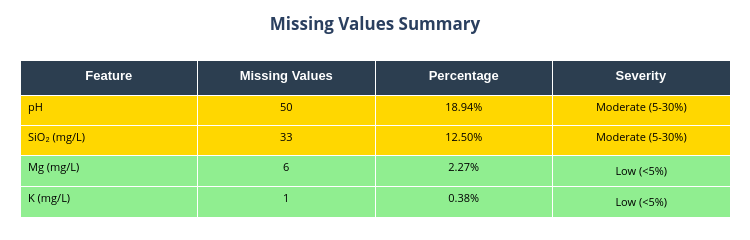

Write notebook code for a chart like this one.
### Code cell
### Get missing value statistics 

missing_values = df.isnull().sum()
miss_perc = (missing_values / len(df)) * 100
missing_data = pd.concat([missing_values, miss_perc.round(1)], axis=1)
missing_data.columns = ['Missing Values', 'Percentage']
missing_data = missing_data[missing_data['Missing Values'] > 0].sort_values('Percentage', ascending=False)

cols_less_5 = miss_perc[miss_perc < 5].index.tolist()
cols_5_to_30 = miss_perc[(miss_perc >=5) & (miss_perc < 30)].index.tolist()
cols_greater_30 = miss_perc[miss_perc >= 30].index.tolist()

print("="*50)
print("MISSING VALUE ANALYSIS RESULTS")
print("="*50)
print("\nMissing Value Summary:")
print("-"*20)
print(missing_data if not missing_data.empty else "No missing values found in the dataset")

plt.figure(figsize=(12, 6))
plt.title('Missing Value Distribution Heatmap', fontsize=14, pad=20)
cols_to_plot = [col for col in df.columns if col != 'well_sample']
sns.heatmap(df[cols_to_plot].isnull(), cbar=False, cmap='inferno', yticklabels=False)
plt.xticks(rotation=45)
plt.tight_layout()
plt.show()
plt.close()

print("\n" + "="*50)
print("MISSING VALUES BY PERCENTAGE RANGE")
print("="*50)

print('\n>>> Columns with <5% missing values:')
print("-"*30)
if cols_less_5:
    for col in cols_less_5:
        print(f'{col}: {miss_perc[col]:.2f}%')
else:
    print('No features with <5% missing values')

print('\n>>> Columns with 5-30% missing values:')
print("-"*30)
if cols_5_to_30:
    for col in cols_5_to_30:
        print(f'{col}: {miss_perc[col]:.2f}%')
else:
    print('No features with 5-30% missing values')

print('\n>>> Columns with >30% missing values:')
print("-"*30)
if cols_greater_30:
    for col in cols_greater_30:
        print(f'{col}: {miss_perc[col]:.2f}%')
else:
    print('No features with >30% missing values')
print("\n" + "="*50)

missing_values = df.isnull().sum()
miss_perc = (missing_values / len(df)) * 100
missing_data = pd.DataFrame({
    'Feature': missing_values.index,
    'Missing Values': missing_values.values,
    'Percentage': miss_perc.round(2).values
})
missing_data = missing_data[missing_data['Missing Values'] > 0].sort_values('Percentage', ascending=False)

# Add severity category
def categorize_severity(percentage):
    if percentage < 5:
        return 'Low (<5%)'
    elif percentage < 30:
        return 'Moderate (5-30%)'
    else:
        return 'High (>30%)'

missing_data['Severity'] = missing_data['Percentage'].apply(categorize_severity)

def get_color(percentage):
    if percentage < 5:
        return '#90EE90'      
    elif percentage < 30:
        return '#FFD700'    
    else:
        return '#FF6B6B'

row_colors = [get_color(p) for p in missing_data['Percentage']]

fig = go.Figure(data=[go.Table(
    header=dict(
        values=['<b>Feature</b>', '<b>Missing Values</b>', '<b>Percentage</b>', '<b>Severity</b>'],
        fill_color='#2C3E50',
        font=dict(color='white', size=13, family='Arial'),
        align='center',
        height=35
    ),
    cells=dict(
        values=[
            missing_data['Feature'],
            missing_data['Missing Values'],
            missing_data['Percentage'].apply(lambda x: f'{x:.2f}%'),
            missing_data['Severity']
        ],
        fill_color=[row_colors],
        font=dict(color='black', size=11),
        align=['left', 'center', 'center', 'center'],
        height=30
    )
)])

fig.update_layout(
    title={'text': '<b>Missing Values Summary</b>', 'x': 0.5, 'xanchor': 'center'},
    width=750,
    height=min(500, len(missing_data) * 35 + 100),
    margin=dict(l=20, r=20, t=60, b=20)
)

fig.show()

print(f"\nTotal features with missing values: {len(missing_data)}")
print(f"Average missing: {missing_data['Percentage'].mean():.2f}%")

### Figure 1 — Plotly figure (JSON) as saved in the notebook; plotly's stock layout.template omitted (floating-point values rounded to 4 significant figures)
{"data": [{"cells": {"align": ["left", "center", "center", "center"], "fill": {"color": [["#FFD700", "#FFD700", "#90EE90", "#90EE90"]]}, "font": {"color": "black", "size": 11}, "height": 30, "values": [["pH", "SiO₂ (mg/L)", "Mg (mg/L)", "K (mg/L)"], [50, 33, 6, 1], ["18.94%", "12.50%", "2.27%", "0.38%"], ["Moderate (5-30%)", "Moderate (5-30%)", "Low (<5%)", "Low (<5%)"]]}, "header": {"align": "center", "fill": {"color": "#2C3E50"}, "font": {"color": "white", "family": "Arial", "size": 13}, "height": 35, "values": ["<b>Feature</b>", "<b>Missing Values</b>", "<b>Percentage</b>", "<b>Severity</b>"]}, "type": "table"}], "layout": {"height": 240, "margin": {"b": 20, "l": 20, "r": 20, "t": 60}, "title": {"text": "<b>Missing Values Summary</b>", "x": 0.5, "xanchor": "center"}, "width": 750}}
